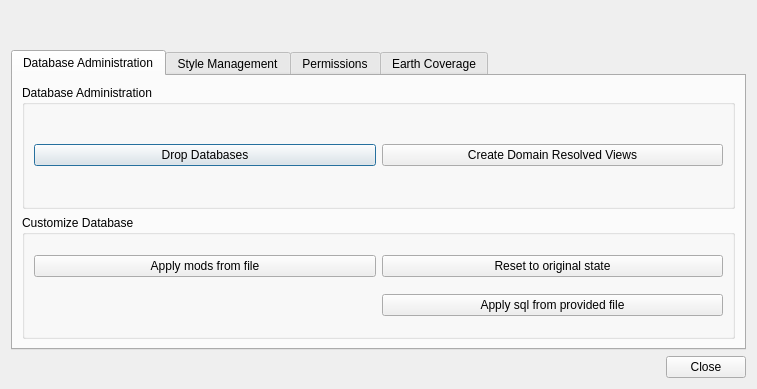
<?xml version="1.0" encoding="UTF-8"?>
<ui version="4.0">
 <class>BatchDbManager</class>
 <widget class="QDialog" name="BatchDbManager">
  <property name="geometry">
   <rect>
    <x>0</x>
    <y>0</y>
    <width>757</width>
    <height>389</height>
   </rect>
  </property>
  <property name="windowTitle">
   <string>Database Properties</string>
  </property>
  <layout class="QGridLayout" name="gridLayout_8">
   <item row="0" column="0">
    <widget class="ExploreServerWidget" name="serverWidget" native="true"/>
   </item>
   <item row="1" column="0">
    <widget class="CustomSelector" name="dbsCustomSelector" native="true"/>
   </item>
   <item row="2" column="0">
    <widget class="QTabWidget" name="tabWidget">
     <property name="sizePolicy">
      <sizepolicy hsizetype="Expanding" vsizetype="MinimumExpanding">
       <horstretch>0</horstretch>
       <verstretch>0</verstretch>
      </sizepolicy>
     </property>
     <property name="maximumSize">
      <size>
       <width>800</width>
       <height>300</height>
      </size>
     </property>
     <property name="currentIndex">
      <number>0</number>
     </property>
     <widget class="QWidget" name="dbAdmin">
      <attribute name="title">
       <string>Database Administration</string>
      </attribute>
      <layout class="QGridLayout" name="gridLayout_7">
       <item row="0" column="0">
        <widget class="QGroupBox" name="groupBox_3">
         <property name="title">
          <string>Database Administration</string>
         </property>
         <layout class="QGridLayout" name="gridLayout_3">
          <item row="0" column="0">
           <widget class="QPushButton" name="dropDatabasePushButton">
            <property name="text">
             <string>Drop Databases</string>
            </property>
           </widget>
          </item>
          <item row="0" column="1">
           <widget class="QPushButton" name="createViewsPushButton">
            <property name="text">
             <string>Create Domain Resolved Views</string>
            </property>
           </widget>
          </item>
         </layout>
        </widget>
       </item>
       <item row="1" column="0">
        <widget class="QGroupBox" name="groupBox_5">
         <property name="title">
          <string>Customize Database</string>
         </property>
         <layout class="QGridLayout" name="gridLayout_5">
          <item row="0" column="1">
           <widget class="QPushButton" name="resetToFactoryPushButton">
            <property name="text">
             <string>Reset to original state</string>
            </property>
           </widget>
          </item>
          <item row="0" column="0">
           <widget class="QPushButton" name="applyModsFromFilePushButton">
            <property name="text">
             <string>Apply mods from file</string>
            </property>
           </widget>
          </item>
          <item row="1" column="1">
           <widget class="QPushButton" name="pushButton">
            <property name="text">
             <string>Apply sql from provided file</string>
            </property>
           </widget>
          </item>
         </layout>
         <zorder>applyModsFromFilePushButton</zorder>
         <zorder>resetToFactoryPushButton</zorder>
         <zorder>pushButton</zorder>
        </widget>
       </item>
      </layout>
     </widget>
     <widget class="QWidget" name="styleManagement">
      <attribute name="title">
       <string>Style Management</string>
      </attribute>
      <layout class="QGridLayout" name="gridLayout_11">
       <item row="0" column="0">
        <widget class="QGroupBox" name="groupBox_6">
         <property name="maximumSize">
          <size>
           <width>800</width>
           <height>400</height>
          </size>
         </property>
         <property name="title">
          <string>Manage Styles</string>
         </property>
         <layout class="QGridLayout" name="gridLayout_4">
          <item row="0" column="1">
           <layout class="QVBoxLayout" name="verticalLayout">
            <item>
             <widget class="QPushButton" name="importStyles">
              <property name="text">
               <string>Import Styles</string>
              </property>
             </widget>
            </item>
            <item>
             <widget class="QPushButton" name="deleteStyles">
              <property name="text">
               <string>Delete Styles</string>
              </property>
             </widget>
            </item>
           </layout>
          </item>
          <item row="0" column="0">
           <widget class="QTreeWidget" name="treeWidget_2">
            <property name="sizePolicy">
             <sizepolicy hsizetype="MinimumExpanding" vsizetype="Minimum">
              <horstretch>0</horstretch>
              <verstretch>0</verstretch>
             </sizepolicy>
            </property>
            <property name="maximumSize">
             <size>
              <width>800</width>
              <height>16777215</height>
             </size>
            </property>
            <attribute name="headerDefaultSectionSize">
             <number>100</number>
            </attribute>
            <column>
             <property name="text">
              <string>Style</string>
             </property>
            </column>
            <column>
             <property name="text">
              <string>Database</string>
             </property>
            </column>
            <column>
             <property name="text">
              <string>Timestamp</string>
             </property>
            </column>
            <item>
             <property name="text">
              <string>New Item</string>
             </property>
             <property name="text">
              <string/>
             </property>
             <property name="text">
              <string/>
             </property>
            </item>
            <item>
             <property name="text">
              <string>New Item</string>
             </property>
             <property name="text">
              <string/>
             </property>
             <property name="text">
              <string/>
             </property>
            </item>
            <item>
             <property name="text">
              <string>New Item</string>
             </property>
             <property name="text">
              <string/>
             </property>
             <property name="text">
              <string/>
             </property>
            </item>
           </widget>
          </item>
         </layout>
        </widget>
       </item>
      </layout>
     </widget>
     <widget class="QWidget" name="permissions">
      <attribute name="title">
       <string>Permissions</string>
      </attribute>
      <layout class="QGridLayout" name="gridLayout_6">
       <item row="0" column="0">
        <widget class="QGroupBox" name="groupBox_2">
         <property name="title">
          <string>Database Permissions</string>
         </property>
         <layout class="QGridLayout" name="gridLayout_2">
          <item row="0" column="0">
           <widget class="QTreeWidget" name="treeWidget">
            <property name="rootIsDecorated">
             <bool>true</bool>
            </property>
            <property name="wordWrap">
             <bool>false</bool>
            </property>
            <property name="headerHidden">
             <bool>true</bool>
            </property>
            <attribute name="headerVisible">
             <bool>false</bool>
            </attribute>
            <attribute name="headerDefaultSectionSize">
             <number>100</number>
            </attribute>
            <column>
             <property name="text">
              <string notr="true">User</string>
             </property>
            </column>
            <column>
             <property name="text">
              <string>Role</string>
             </property>
            </column>
           </widget>
          </item>
         </layout>
        </widget>
       </item>
      </layout>
     </widget>
     <widget class="QWidget" name="earthCoverage">
      <attribute name="title">
       <string>Earth Coverage</string>
      </attribute>
      <layout class="QGridLayout" name="gridLayout_10">
       <item row="0" column="0">
        <widget class="QGroupBox" name="groupBox_4">
         <property name="title">
          <string>Line-Centroid Structure</string>
         </property>
         <layout class="QGridLayout" name="gridLayout_9">
          <item row="0" column="0">
           <layout class="QHBoxLayout" name="horizontalLayout">
            <item>
             <widget class="QComboBox" name="comboBox"/>
            </item>
            <item>
             <spacer name="horizontalSpacer_2">
              <property name="orientation">
               <enum>Qt::Horizontal</enum>
              </property>
              <property name="sizeType">
               <enum>QSizePolicy::Minimum</enum>
              </property>
              <property name="sizeHint" stdset="0">
               <size>
                <width>98</width>
                <height>20</height>
               </size>
              </property>
             </spacer>
            </item>
           </layout>
          </item>
          <item row="1" column="0">
           <widget class="EarthCoverageWidget" name="widgetConv" native="true">
            <property name="sizePolicy">
             <sizepolicy hsizetype="MinimumExpanding" vsizetype="MinimumExpanding">
              <horstretch>0</horstretch>
              <verstretch>0</verstretch>
             </sizepolicy>
            </property>
            <property name="minimumSize">
             <size>
              <width>0</width>
              <height>100</height>
             </size>
            </property>
            <property name="maximumSize">
             <size>
              <width>500</width>
              <height>500</height>
             </size>
            </property>
           </widget>
          </item>
         </layout>
        </widget>
       </item>
      </layout>
     </widget>
    </widget>
   </item>
   <item row="3" column="0">
    <layout class="QGridLayout" name="gridLayout">
     <item row="0" column="1">
      <widget class="QPushButton" name="closePushButton">
       <property name="text">
        <string>Close</string>
       </property>
      </widget>
     </item>
     <item row="0" column="0">
      <spacer name="horizontalSpacer">
       <property name="orientation">
        <enum>Qt::Horizontal</enum>
       </property>
       <property name="sizeHint" stdset="0">
        <size>
         <width>556</width>
         <height>20</height>
        </size>
       </property>
      </spacer>
     </item>
    </layout>
   </item>
  </layout>
 </widget>
 <customwidgets>
  <customwidget>
   <class>ExploreServerWidget</class>
   <extends>QWidget</extends>
   <header>DsgTools.CustomWidgets.exploreServerWidget.h</header>
   <container>1</container>
  </customwidget>
  <customwidget>
   <class>CustomSelector</class>
   <extends>QWidget</extends>
   <header>DsgTools.CustomWidgets.customSelector.h</header>
   <container>1</container>
  </customwidget>
  <customwidget>
   <class>EarthCoverageWidget</class>
   <extends>QWidget</extends>
   <header>DsgTools.CustomWidgets.earthCoverageWidget.h</header>
   <container>1</container>
  </customwidget>
 </customwidgets>
 <resources/>
 <connections/>
</ui>
